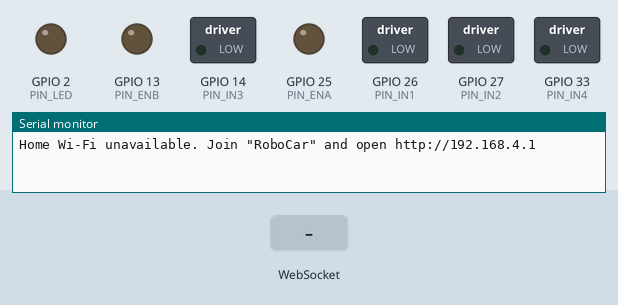
The sketch below on a simulated ESP32. Parts: switched loads named in the sketch (green lamp = pin HIGH), output pins drawn as LEDs (lit = HIGH), the last lines printed to the serial monitor. The test bench sets the inputs (shaded band). WiFi joins after 1.5 s; servers stay silent unless stated.

Above: at 1.2 s.
1.3 s: WebSocket text "stop" received
At 2.4 s:
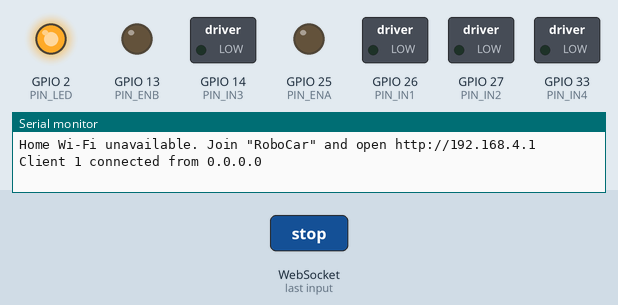
Timing chart, 0 to 4.3 s (numbered marks = the images above; inputs shaded):
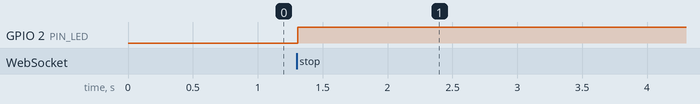

Measured:
- after the input at 1.3 s, GPIO 2 (PIN_LED): LOW → HIGH at once

The sketch:

robocar.ino
```cpp
// RoboCar v1: drive an ESP32 + L298N car from a phone over Wi-Fi.
//
// The car serves its control page at http://robocar.local (or http://192.168.4.1 on
// its own hotspot) and takes commands over a WebSocket at /ws. Commands are plain
// text, one per message, so the Pi's Go server can send the same ones in v2:
//
//   drive <throttle> <steer>   both -100..100; repeat at least every 400 ms
//   stop
//   ping <n>                   car replies "pong <n>"

#include <WiFi.h>
#include <ESPmDNS.h>
#include <AsyncTCP.h>
#include <ESPAsyncWebServer.h>

#include "config.h"
#include "motors.h"
#include "page.h"

#if __has_include("secrets.h")
#include "secrets.h"
#endif
#ifndef WIFI_SSID
#define WIFI_SSID ""
#define WIFI_PASSWORD ""
#endif
#ifndef AP_PASSWORD
#define AP_PASSWORD "robocar123"
#endif

Motor motorA(PIN_ENA, PIN_IN1, PIN_IN2, INVERT_LEFT);
Motor motorB(PIN_ENB, PIN_IN3, PIN_IN4, INVERT_RIGHT);
Drive drive(SWAP_SIDES ? motorB : motorA, SWAP_SIDES ? motorA : motorB);

AsyncWebServer server(80);
AsyncWebSocket ws("/ws");

volatile uint32_t lastCommandAt = 0;

void handleCommand(AsyncWebSocketClient *client, const char *line) {
  float throttle, steer;
  unsigned long n;
  if (sscanf(line, "drive %f %f", &throttle, &steer) == 2) {
    lastCommandAt = millis();
    drive.set(throttle, steer);
  } else if (strcmp(line, "stop") == 0) {
    drive.stop();
  } else if (sscanf(line, "ping %lu", &n) == 1) {
    client->printf("pong %lu", n);
  } else {
    client->text("error unknown command");
  }
}

void onSocketEvent(AsyncWebSocket *, AsyncWebSocketClient *client, AwsEventType type,
                   void *arg, uint8_t *data, size_t len) {
  switch (type) {
    case WS_EVT_CONNECT:
      Serial.printf("Client %u connected from %s\n", client->id(),
                    client->remoteIP().toString().c_str());
      client->text("hello robocar 1");
      break;
    case WS_EVT_DISCONNECT:
      Serial.printf("Client %u disconnected\n", client->id());
      drive.stop();
      break;
    case WS_EVT_DATA: {
      auto *info = static_cast<AwsFrameInfo *>(arg);
      char line[64];
      if (!info->final || info->index != 0 || info->len != len ||
          info->opcode != WS_TEXT || len >= sizeof(line)) {
        return;
      }
      memcpy(line, data, len);
      line[len] = '\0';
      handleCommand(client, line);
      break;
    }
    default:
      break;
  }
}

bool joinHomeWifi() {
  if (strlen(WIFI_SSID) == 0) return false;
  WiFi.mode(WIFI_STA);
  WiFi.setHostname(HOSTNAME);
  WiFi.begin(WIFI_SSID, WIFI_PASSWORD);
  Serial.printf("Joining %s", WIFI_SSID);
  uint32_t start = millis();
  while (WiFi.status() != WL_CONNECTED && millis() - start < WIFI_CONNECT_TIMEOUT_MS) {
    digitalWrite(PIN_LED, !digitalRead(PIN_LED));
    Serial.print('.');
    delay(250);
  }
  Serial.println();
  return WiFi.status() == WL_CONNECTED;
}

void startHotspot() {
  WiFi.disconnect(true);
  WiFi.mode(WIFI_AP);
  WiFi.softAP(AP_SSID, AP_PASSWORD);
}

void setup() {
  Serial.begin(115200);
  pinMode(PIN_LED, OUTPUT);
  drive.begin();

  if (joinHomeWifi()) {
    Serial.printf("On %s. Open http://%s.local or http://%s\n", WIFI_SSID, HOSTNAME,
                  WiFi.localIP().toString().c_str());
  } else {
    startHotspot();
    Serial.printf("Home Wi-Fi unavailable. Join \"%s\" and open http://%s\n", AP_SSID,
                  WiFi.softAPIP().toString().c_str());
  }
  // Power saving adds 100+ ms of lag to every command.
  WiFi.setSleep(false);
  digitalWrite(PIN_LED, LOW);

  if (MDNS.begin(HOSTNAME)) MDNS.addService("http", "tcp", 80);

  ws.onEvent(onSocketEvent);
  server.addHandler(&ws);
  server.on("/", HTTP_GET, [](AsyncWebServerRequest *request) {
    request->send(200, "text/html", PAGE);
  });
  server.onNotFound([](AsyncWebServerRequest *request) { request->send(404); });
  server.begin();
}

void loop() {
  static uint32_t lastUpdate = millis();
  uint32_t now = millis();

  // Signed so a command that lands after `now` was read doesn't look ancient.
  if ((int32_t)(now - lastCommandAt) > (int32_t)COMMAND_TIMEOUT_MS) drive.stop();
  drive.update((now - lastUpdate) / 1000.0f);
  lastUpdate = now;

  digitalWrite(PIN_LED, ws.count() > 0);
  ws.cleanupClients();
  delay(10);
}
```

motors.h
```cpp
#pragma once

#include "config.h"

// One side of the L298N: an enable pin for PWM speed and two direction pins.
class Motor {
 public:
  Motor(int enable, int dirA, int dirB, bool inverted)
      : enable_(enable), dirA_(dirA), dirB_(dirB), inverted_(inverted) {}

  void begin() {
    pinMode(dirA_, OUTPUT);
    pinMode(dirB_, OUTPUT);
    ledcAttach(enable_, PWM_FREQ_HZ, PWM_BITS);
    write(0);
  }

  // percent: -100 (full reverse) to 100 (full forward). Below 1% the motor coasts.
  void write(float percent) {
    if (inverted_) percent = -percent;
    float magnitude = fminf(fabsf(percent), 100.0f);
    int duty = magnitude < 1.0f ? 0 : MIN_DUTY + (255 - MIN_DUTY) * magnitude / 100.0f;
    digitalWrite(dirA_, duty > 0 && percent > 0);
    digitalWrite(dirB_, duty > 0 && percent < 0);
    ledcWrite(enable_, duty);
  }

 private:
  int enable_, dirA_, dirB_;
  bool inverted_;
};

// Turns throttle/steer commands into ramped left/right motor output.
class Drive {
 public:
  Drive(Motor &left, Motor &right) : left_(left), right_(right) {}

  void begin() {
    left_.begin();
    right_.begin();
  }

  // throttle and steer: -100..100. Steer alone spins the car in place.
  void set(float throttle, float steer) {
    throttle = constrain(throttle, -100.0f, 100.0f);
    steer = constrain(steer, -100.0f, 100.0f);
    float l = throttle + steer;
    float r = throttle - steer;
    float peak = fmaxf(fabsf(l), fabsf(r));
    if (peak > 100.0f) {
      l = l * 100.0f / peak;
      r = r * 100.0f / peak;
    }
    targetLeft_ = l;
    targetRight_ = r;
  }

  void stop() { set(0, 0); }

  // Call often from loop(); moves the motors toward the target at RAMP_PER_SEC.
  void update(float dtSeconds) {
    float step = RAMP_PER_SEC * dtSeconds;
    outLeft_ = approach(outLeft_, targetLeft_, step);
    outRight_ = approach(outRight_, targetRight_, step);
    left_.write(outLeft_);
    right_.write(outRight_);
  }

 private:
  static float approach(float current, float target, float step) {
    if (current < target) return fminf(current + step, target);
    return fmaxf(current - step, target);
  }

  Motor &left_, &right_;
  volatile float targetLeft_ = 0, targetRight_ = 0;
  float outLeft_ = 0, outRight_ = 0;
};
```

page.h
```cpp
#pragma once

// The phone control page, served at /.
const char PAGE[] = R"page(<!doctype html>
<html lang="en">
<head>
<meta charset="utf-8">
<meta name="viewport" content="width=device-width,initial-scale=1,maximum-scale=1,user-scalable=no,viewport-fit=cover">
<meta name="theme-color" content="#101614">
<title>RoboCar</title>
<style>
  :root { --bg:#101614; --panel:#18211e; --line:#2b3733; --fg:#e8eeeb; --muted:#8e9c97; --accent:#4f8ff0; --ok:#3fb67a; --bad:#e0564c; --warn:#e0a63c; }
  * { box-sizing:border-box; }
  html, body { height:100%; margin:0; }
  body { background:var(--bg); color:var(--fg); font:16px/1.4 system-ui,-apple-system,"Segoe UI",sans-serif;
    display:flex; flex-direction:column; user-select:none; -webkit-user-select:none; touch-action:none; overscroll-behavior:none;
    padding:env(safe-area-inset-top) max(16px,env(safe-area-inset-right)) env(safe-area-inset-bottom) max(16px,env(safe-area-inset-left)); }
  header { display:flex; align-items:center; gap:12px; padding:14px 0; }
  h1 { font-size:20px; margin:0; flex:1; letter-spacing:.02em; }
  .pill { display:inline-flex; align-items:center; gap:8px; font-size:14px; color:var(--muted); }
  .pill i { width:10px; height:10px; border-radius:50%; background:var(--warn); }
  .pill[data-state=online] i { background:var(--ok); }
  .pill[data-state=offline] i { background:var(--bad); }
  #rtt { font-variant-numeric:tabular-nums; color:var(--muted); font-size:14px; min-width:5ch; text-align:right; }
  main { flex:1; display:flex; flex-direction:column; align-items:center; justify-content:center; gap:28px; padding-bottom:16px; }
  @media (orientation:landscape) { main { flex-direction:row; gap:48px; } }
  #pad { position:relative; width:min(78vw,52vh,340px); aspect-ratio:1; border-radius:50%; background:var(--panel);
    border:2px solid var(--line); touch-action:none; cursor:grab; }
  @media (orientation:landscape) { #pad { width:min(70vh,44vw,340px); } }
  #pad::before, #pad::after { content:""; position:absolute; background:var(--line); }
  #pad::before { left:50%; top:12%; bottom:12%; width:2px; transform:translateX(-1px); }
  #pad::after { top:50%; left:12%; right:12%; height:2px; transform:translateY(-1px); }
  #knob { position:absolute; left:50%; top:50%; width:34%; aspect-ratio:1; margin:-17%; border-radius:50%;
    background:var(--accent); box-shadow:0 6px 20px rgba(0,0,0,.4); z-index:1; pointer-events:none; }
  #pad.active { border-color:var(--accent); cursor:grabbing; }
  .side { display:flex; flex-direction:column; gap:18px; width:min(100%,340px); }
  label { display:flex; justify-content:space-between; font-size:14px; color:var(--muted); }
  label b { color:var(--fg); font-variant-numeric:tabular-nums; }
  input[type=range] { width:100%; accent-color:var(--accent); height:32px; }
  #stop { font:inherit; font-weight:700; font-size:18px; letter-spacing:.06em; color:#fff; background:var(--bad);
    border:0; border-radius:14px; height:64px; cursor:pointer; touch-action:none; }
  #stop:active { filter:brightness(1.15); }
  #stop:focus-visible, input:focus-visible { outline:3px solid var(--accent); outline-offset:3px; }
  .hint { font-size:13px; color:var(--muted); margin:0; }
  #readout { font-size:13px; color:var(--muted); font-variant-numeric:tabular-nums; margin:0; }
</style>
</head>
<body>
<header>
  <h1>RoboCar</h1>
  <span id="rtt"></span>
  <span class="pill" id="conn" data-state="connecting"><i></i><span>Connecting</span></span>
</header>
<main>
  <div id="pad" aria-label="Drive joystick"><div id="knob"></div></div>
  <div class="side">
    <label for="speed">Top speed <b id="speedValue">70%</b></label>
    <input id="speed" type="range" min="20" max="100" step="5" value="70">
    <button id="stop" type="button">STOP</button>
    <p id="readout">Throttle 0 · Steer 0</p>
    <p class="hint">Drag the joystick, or use W A S D / arrow keys. Space stops. The car stops on its own if this page loses connection.</p>
  </div>
</main>
<script>
const pad = document.getElementById('pad'), knob = document.getElementById('knob');
const conn = document.getElementById('conn'), rttEl = document.getElementById('rtt');
const speed = document.getElementById('speed'), speedValue = document.getElementById('speedValue');
const readout = document.getElementById('readout');

let ws, throttle = 0, steer = 0, active = false;

function setConn(state, text) { conn.dataset.state = state; conn.lastElementChild.textContent = text; }

function connect() {
  ws = new WebSocket(`ws://${location.host}/ws`);
  ws.onopen = () => setConn('online', 'Connected');
  ws.onclose = () => { setConn('offline', 'Reconnecting'); rttEl.textContent = ''; setTimeout(connect, 1000); };
  ws.onmessage = e => {
    const [kind, value] = e.data.split(' ');
    if (kind === 'pong') rttEl.textContent = `${Math.round(performance.now() - Number(value))} ms`;
  };
}

function send(text) { if (ws && ws.readyState === WebSocket.OPEN) ws.send(text); }

function command() {
  const limit = Number(speed.value);
  return [Math.round(throttle * limit), Math.round(steer * limit)];
}

function setInput(t, s) {
  const wasActive = active;
  throttle = t; steer = s;
  active = t !== 0 || s !== 0;
  const [ct, cs] = command();
  readout.textContent = `Throttle ${ct} · Steer ${cs}`;
  if (active) send(`drive ${ct} ${cs}`);
  else if (wasActive) send('stop');
}

// Keep sending while driving so the car's 400 ms safety timeout never trips.
setInterval(() => { if (active) { const [ct, cs] = command(); send(`drive ${ct} ${cs}`); } }, 100);
setInterval(() => send(`ping ${Math.round(performance.now())}`), 1000);

// Joystick
function moveKnob(x, y) { knob.style.transform = `translate(${x}px, ${y}px)`; }
function fromPointer(e) {
  const r = pad.getBoundingClientRect(), radius = r.width / 2 - knob.offsetWidth / 4;
  let x = e.clientX - (r.left + r.width / 2), y = e.clientY - (r.top + r.height / 2);
  const d = Math.hypot(x, y);
  if (d > radius) { x *= radius / d; y *= radius / d; }
  moveKnob(x, y);
  const dead = 0.08, t = -y / radius, s = x / radius;
  setInput(Math.abs(t) < dead ? 0 : t, Math.abs(s) < dead ? 0 : s);
}
function releasePad() { pad.classList.remove('active'); moveKnob(0, 0); setInput(0, 0); }
pad.addEventListener('pointerdown', e => { e.preventDefault(); pad.setPointerCapture(e.pointerId); pad.classList.add('active'); fromPointer(e); });
pad.addEventListener('pointermove', e => { if (pad.hasPointerCapture(e.pointerId)) fromPointer(e); });
pad.addEventListener('pointerup', releasePad);
pad.addEventListener('pointercancel', releasePad);

// Keyboard
const held = new Set();
const keyMap = { ArrowUp:'f', w:'f', ArrowDown:'b', s:'b', ArrowLeft:'l', a:'l', ArrowRight:'r', d:'r' };
function fromKeys() { setInput((held.has('f') ? 1 : 0) - (held.has('b') ? 1 : 0), (held.has('r') ? 1 : 0) - (held.has('l') ? 1 : 0)); }
document.addEventListener('keydown', e => {
  if (e.key === ' ') { e.preventDefault(); held.clear(); setInput(0, 0); send('stop'); return; }
  const k = keyMap[e.key.length === 1 ? e.key.toLowerCase() : e.key];
  if (!k || document.activeElement === speed) return;
  e.preventDefault(); held.add(k); fromKeys();
});
document.addEventListener('keyup', e => {
  const k = keyMap[e.key.length === 1 ? e.key.toLowerCase() : e.key];
  if (k) { held.delete(k); fromKeys(); }
});

function stopAll() { held.clear(); releasePad(); send('stop'); }
document.getElementById('stop').addEventListener('pointerdown', e => { e.preventDefault(); stopAll(); });
document.getElementById('stop').addEventListener('click', stopAll);
window.addEventListener('blur', stopAll);
document.addEventListener('visibilitychange', () => { if (document.hidden) stopAll(); });

speed.addEventListener('input', () => { speedValue.textContent = `${speed.value}%`; });

connect();
</script>
</body>
</html>
)page";
```

secrets.example.h
```cpp
// Copy this file to secrets.h (git-ignored) and fill it in.
// Without secrets.h the car skips home Wi-Fi and starts its own hotspot.
#define WIFI_SSID "your-network"
#define WIFI_PASSWORD "your-password"

// Password for the car's own "RoboCar" hotspot. At least 8 characters.
#define AP_PASSWORD "robocar123"
```

config.h
```cpp
#pragma once

#include <Arduino.h>

// L298N control pins.
constexpr int PIN_ENA = 25;  // left motor speed
constexpr int PIN_IN1 = 26;
constexpr int PIN_IN2 = 27;
constexpr int PIN_IN3 = 14;
constexpr int PIN_IN4 = 33;  // not GPIO 12: that's a boot strapping pin
constexpr int PIN_ENB = 13;  // right motor speed
constexpr int PIN_LED = 2;   // on-board LED

// Flip one of these instead of rewiring if a wheel spins the wrong way.
constexpr bool INVERT_LEFT = false;
constexpr bool INVERT_RIGHT = false;
// Set true if the left motor is wired to OUT3/OUT4 instead of OUT1/OUT2.
constexpr bool SWAP_SIDES = false;

constexpr int PWM_FREQ_HZ = 1000;
constexpr int PWM_BITS = 8;
// Lowest duty (0-255) that still moves the car on the floor. Tune after the first drive.
constexpr int MIN_DUTY = 90;
// Max change in motor output, in percent per second. Softens current spikes on the AA pack.
constexpr float RAMP_PER_SEC = 600.0f;
// Motors stop if no command arrives for this long.
constexpr uint32_t COMMAND_TIMEOUT_MS = 400;

constexpr const char *HOSTNAME = "robocar";
constexpr const char *AP_SSID = "RoboCar";
constexpr uint32_t WIFI_CONNECT_TIMEOUT_MS = 10000;
```
